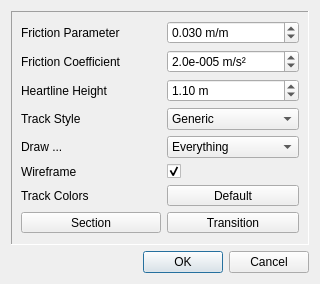
<?xml version="1.0" encoding="UTF-8"?>
<ui version="4.0">
 <class>TrackProperties</class>
 <widget class="QDialog" name="TrackProperties">
  <property name="geometry">
   <rect>
    <x>0</x>
    <y>0</y>
    <width>320</width>
    <height>284</height>
   </rect>
  </property>
  <property name="minimumSize">
   <size>
    <width>320</width>
    <height>284</height>
   </size>
  </property>
  <property name="maximumSize">
   <size>
    <width>320</width>
    <height>284</height>
   </size>
  </property>
  <property name="windowTitle">
   <string>Dialog</string>
  </property>
  <layout class="QGridLayout" name="gridLayout">
   <item row="0" column="0">
    <widget class="QFrame" name="trackFrame">
     <property name="maximumSize">
      <size>
       <width>16777215</width>
       <height>16777215</height>
      </size>
     </property>
     <property name="frameShape">
      <enum>QFrame::Panel</enum>
     </property>
     <property name="frameShadow">
      <enum>QFrame::Sunken</enum>
     </property>
     <layout class="QGridLayout" name="gridLayout_3">
      <item row="0" column="0">
       <widget class="QLabel" name="frictionLabel">
        <property name="minimumSize">
         <size>
          <width>140</width>
          <height>0</height>
         </size>
        </property>
        <property name="text">
         <string>Friction Parameter</string>
        </property>
       </widget>
      </item>
      <item row="0" column="1" colspan="2">
       <widget class="myQDoubleSpinBox" name="frictionBox">
        <property name="contextMenuPolicy">
         <enum>Qt::NoContextMenu</enum>
        </property>
        <property name="suffix">
         <string extracomment=" m/m"> m/m</string>
        </property>
        <property name="decimals">
         <number>3</number>
        </property>
        <property name="maximum">
         <double>2.000000000000000</double>
        </property>
        <property name="singleStep">
         <double>0.010000000000000</double>
        </property>
        <property name="value">
         <double>0.030000000000000</double>
        </property>
       </widget>
      </item>
      <item row="2" column="0">
       <widget class="QLabel" name="heartlineLabel">
        <property name="text">
         <string>Heartline Height</string>
        </property>
       </widget>
      </item>
      <item row="2" column="1" colspan="2">
       <widget class="myQDoubleSpinBox" name="heartlineBox">
        <property name="contextMenuPolicy">
         <enum>Qt::NoContextMenu</enum>
        </property>
        <property name="suffix">
         <string> m</string>
        </property>
        <property name="decimals">
         <number>2</number>
        </property>
        <property name="minimum">
         <double>-5.000000000000000</double>
        </property>
        <property name="maximum">
         <double>5.000000000000000</double>
        </property>
        <property name="singleStep">
         <double>0.100000000000000</double>
        </property>
        <property name="value">
         <double>1.100000000000000</double>
        </property>
       </widget>
      </item>
      <item row="6" column="0">
       <widget class="QLabel" name="colorLabel">
        <property name="text">
         <string>Track Colors</string>
        </property>
       </widget>
      </item>
      <item row="7" column="1" colspan="2">
       <widget class="QPushButton" name="transitionColorButton">
        <property name="sizePolicy">
         <sizepolicy hsizetype="Minimum" vsizetype="Minimum">
          <horstretch>0</horstretch>
          <verstretch>0</verstretch>
         </sizepolicy>
        </property>
        <property name="maximumSize">
         <size>
          <width>16777215</width>
          <height>21</height>
         </size>
        </property>
        <property name="text">
         <string>Transition</string>
        </property>
       </widget>
      </item>
      <item row="6" column="1" colspan="2">
       <widget class="QPushButton" name="defaultColorButton">
        <property name="sizePolicy">
         <sizepolicy hsizetype="Minimum" vsizetype="Minimum">
          <horstretch>0</horstretch>
          <verstretch>0</verstretch>
         </sizepolicy>
        </property>
        <property name="maximumSize">
         <size>
          <width>16777215</width>
          <height>21</height>
         </size>
        </property>
        <property name="text">
         <string>Default</string>
        </property>
       </widget>
      </item>
      <item row="7" column="0">
       <widget class="QPushButton" name="sectionColorButton">
        <property name="sizePolicy">
         <sizepolicy hsizetype="Minimum" vsizetype="Minimum">
          <horstretch>0</horstretch>
          <verstretch>0</verstretch>
         </sizepolicy>
        </property>
        <property name="maximumSize">
         <size>
          <width>16777215</width>
          <height>21</height>
         </size>
        </property>
        <property name="text">
         <string>Section</string>
        </property>
       </widget>
      </item>
      <item row="4" column="0">
       <widget class="QLabel" name="label">
        <property name="text">
         <string>Draw ...</string>
        </property>
       </widget>
      </item>
      <item row="4" column="1" colspan="2">
       <widget class="QComboBox" name="drawBox">
        <item>
         <property name="text">
          <string>Everything</string>
         </property>
        </item>
        <item>
         <property name="text">
          <string>Track only</string>
         </property>
        </item>
        <item>
         <property name="text">
          <string>Heartline only</string>
         </property>
        </item>
       </widget>
      </item>
      <item row="3" column="0">
       <widget class="QLabel" name="label_2">
        <property name="text">
         <string>Track Style</string>
        </property>
       </widget>
      </item>
      <item row="3" column="1" colspan="2">
       <widget class="QComboBox" name="styleBox">
        <item>
         <property name="text">
          <string>Generic</string>
         </property>
        </item>
        <item>
         <property name="text">
          <string>Generic Flat</string>
         </property>
        </item>
        <item>
         <property name="text">
          <string>Vekoma</string>
         </property>
        </item>
        <item>
         <property name="text">
          <string>B&amp;M</string>
         </property>
        </item>
        <item>
         <property name="text">
          <string>Triangle</string>
         </property>
        </item>
        <item>
         <property name="text">
          <string>Box</string>
         </property>
        </item>
        <item>
         <property name="text">
          <string>Small Flat</string>
         </property>
        </item>
        <item>
         <property name="text">
          <string>Double Spine</string>
         </property>
        </item>
        <item>
         <property name="text">
          <string>Monorail 450mm</string>
         </property>
        </item>
       </widget>
      </item>
      <item row="5" column="1">
       <widget class="QCheckBox" name="wireframeBox">
        <property name="text">
         <string/>
        </property>
        <property name="checked">
         <bool>true</bool>
        </property>
       </widget>
      </item>
      <item row="5" column="0">
       <widget class="QLabel" name="label_3">
        <property name="text">
         <string>Wireframe</string>
        </property>
       </widget>
      </item>
      <item row="1" column="0">
       <widget class="QLabel" name="resistanceLabel">
        <property name="minimumSize">
         <size>
          <width>140</width>
          <height>0</height>
         </size>
        </property>
        <property name="text">
         <string>Friction Coefficient</string>
        </property>
       </widget>
      </item>
      <item row="1" column="1" colspan="2">
       <widget class="myQDoubleSpinBox" name="resistanceBox">
        <property name="contextMenuPolicy">
         <enum>Qt::NoContextMenu</enum>
        </property>
        <property name="suffix">
         <string>e-005 m/s²</string>
        </property>
        <property name="decimals">
         <number>1</number>
        </property>
        <property name="maximum">
         <double>100.000000000000000</double>
        </property>
        <property name="singleStep">
         <double>1.000000000000000</double>
        </property>
        <property name="value">
         <double>2.000000000000000</double>
        </property>
       </widget>
      </item>
     </layout>
    </widget>
   </item>
   <item row="1" column="0">
    <widget class="QDialogButtonBox" name="buttonBox">
     <property name="orientation">
      <enum>Qt::Horizontal</enum>
     </property>
     <property name="standardButtons">
      <set>QDialogButtonBox::Cancel|QDialogButtonBox::Ok</set>
     </property>
    </widget>
   </item>
  </layout>
 </widget>
 <customwidgets>
  <customwidget>
   <class>myQDoubleSpinBox</class>
   <extends>QDoubleSpinBox</extends>
   <header>myqdoublespinbox.h</header>
  </customwidget>
 </customwidgets>
 <resources/>
 <connections>
  <connection>
   <sender>buttonBox</sender>
   <signal>accepted()</signal>
   <receiver>TrackProperties</receiver>
   <slot>accept()</slot>
   <hints>
    <hint type="sourcelabel">
     <x>248</x>
     <y>254</y>
    </hint>
    <hint type="destinationlabel">
     <x>157</x>
     <y>274</y>
    </hint>
   </hints>
  </connection>
  <connection>
   <sender>buttonBox</sender>
   <signal>rejected()</signal>
   <receiver>TrackProperties</receiver>
   <slot>reject()</slot>
   <hints>
    <hint type="sourcelabel">
     <x>316</x>
     <y>260</y>
    </hint>
    <hint type="destinationlabel">
     <x>286</x>
     <y>274</y>
    </hint>
   </hints>
  </connection>
 </connections>
</ui>
